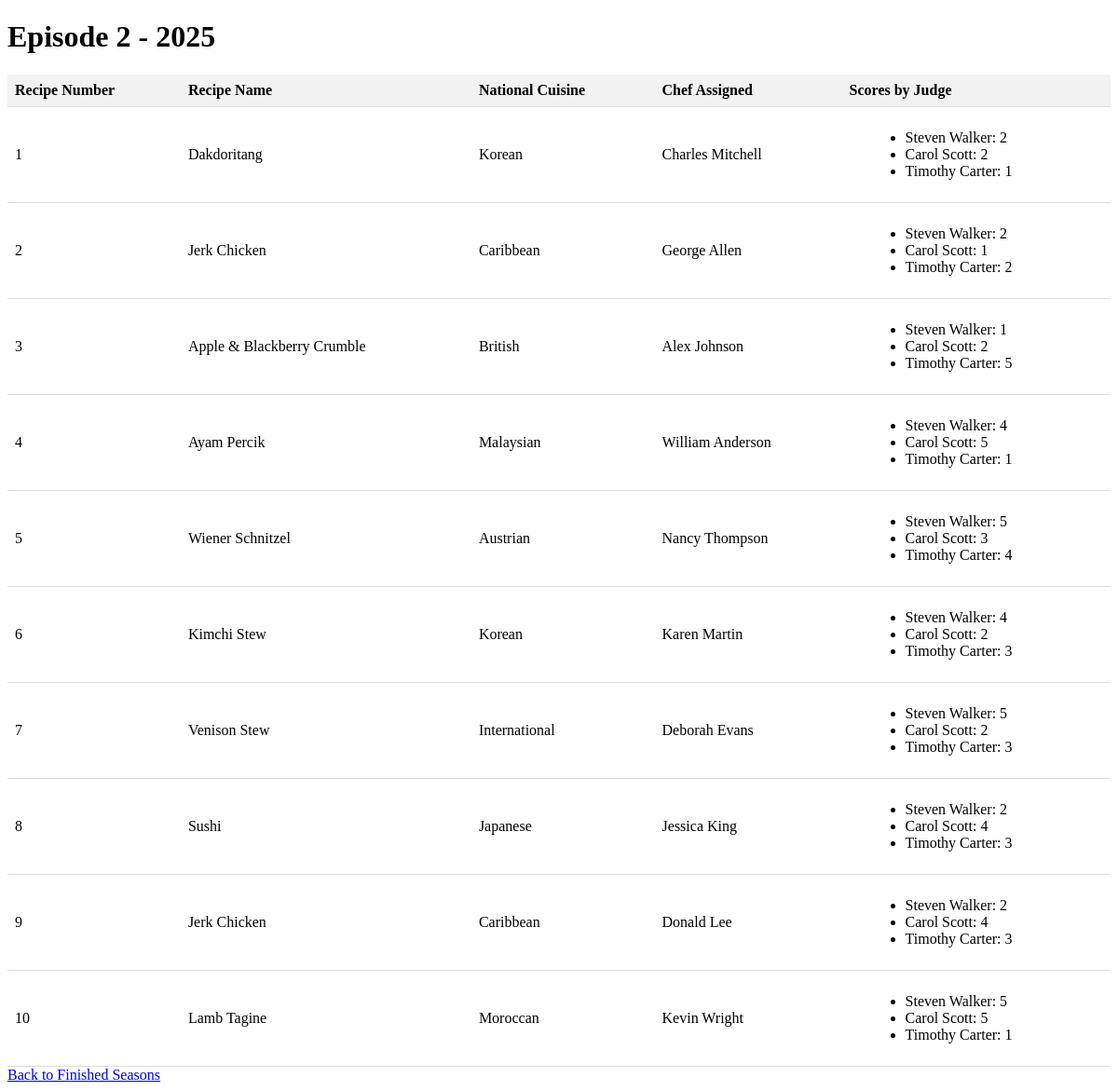
/view_episode/2025/2 (signed in), run on the app's committed database.
### tables this page shows
CREATE TABLE episode_recipes (
    episodeYear INTEGER,
    episodeNumber INTEGER,
    recipeNumber INTEGER CHECK (recipeNumber BETWEEN 1 AND 10), --dificulty of the dish,
    recipeName VARCHAR(64),
    recipeNationalCuisine VARCHAR(64),
    chefAssignedToRecipeId INTEGER,
    PRIMARY KEY (episodeYear, episodeNumber, recipeNumber),
    FOREIGN KEY (episodeYear, episodeNumber) REFERENCES episodes(episodeYear, episodeNumber),
    FOREIGN KEY (recipeName) REFERENCES recipes(name),
    FOREIGN KEY (chefAssignedToRecipeId) REFERENCES chefs(id)
    FOREIGN KEY (recipeNationalCuisine) REFERENCES nationalCuisines(name)
);

### app.py (the view)
@app.route('/view_episode/<int:episode_year>/<int:episode_number>')
def view_episode(episode_year, episode_number):
    if 'username' not in session or not session['isAdmin']:
        return redirect(url_for('index'))
    conn = get_db_connection()
    cursor = conn.cursor()
    cursor.execute('''
        SELECT er.episodeYear, er.episodeNumber, er.recipeNumber, er.recipeName, er.recipeNationalCuisine, c.firstName || ' ' || c.lastName AS chefName
        FROM episode_recipes er
        LEFT JOIN chefs c ON er.chefAssignedToRecipeId = c.id
        WHERE er.episodeYear = ? AND er.episodeNumber = ?
    ''', (episode_year, episode_number))
    recipes = cursor.fetchall()
    cursor.execute('''
        SELECT rs.recipeNumber, rs.judgeNumber, rs.score, j.firstName || ' ' || j.lastName AS judgeName
        FROM recipe_score rs
        LEFT JOIN chefs j ON rs.judgeId = j.id
        WHERE rs.episodeYear = ? AND rs.episodeNumber = ?
    ''', (episode_year, episode_number))
    scores = cursor.fetchall()
    cursor.close()
    conn.close()
    if not recipes:
        flash('No recipes found for this episode', 'error')
        return redirect(url_for('view_finished_seasons'))
    scores_dict = {}
    for score in scores:
        recipe_number, judge_number, score_value, judge_name = score
        if recipe_number not in scores_dict:
            scores_dict[recipe_number] = []
        scores_dict[recipe_number].append((judge_name, score_value))
    return render_template('view_episode.html', episode_year=episode_year, episode_number=episode_number, recipes=recipes, scores=scores_dict)

### app.py (called while the page is built)
def get_db_connection():
    conn = sqlite3.connect('example.db')
    return conn

### templates/view_episode.html (shortened to what this page needs)
<!DOCTYPE html>
<html lang="en">
<head>
</head>
<body>
    <h1>Episode {{ episode_number }} - {{ episode_year }}</h1>
    <table>
        <tr>
            <th>Recipe Number</th>
            <th>Recipe Name</th>
            <th>National Cuisine</th>
            <th>Chef Assigned</th>
            <th>Scores by Judge</th>
        </tr>
        {% for recipe in recipes %}
            <tr>
                <td>{{ recipe[2] }}</td>
                <td>{{ recipe[3] }}</td>
                <td>{{ recipe[4] }}</td>
                <td>{{ recipe[5] }}</td>
                <td>
                    <ul class="scores">
                        {% for score in scores.get(recipe[2], []) %}
                            <li>{{ score[0] }}: {{ score[1] }}</li>
                        {% endfor %}
                    </ul>
                </td>
            </tr>
        {% endfor %}
    </table>
    <a href="{{ url_for('view_finished_seasons') }}" class="back-button">Back to Finished Seasons</a>
</body>
</html>

### templates/view_episode.html (style rules this page uses)
.back-button { margin-top: 20px; }
table { width: 100%; border-collapse: collapse; }
th, td { padding: 8px; text-align: left; border-bottom: 1px solid #ddd; }
th { background-color: #f2f2f2; }
.scores { margin-left: 20px; }

### data on the page
episode_recipes: recipeNumber "1", recipeName "Dakdoritang", recipeNationalCuisine "Korean", recipe "Charles Mitchell", score "Steven Walker" "Carol Scott" "Timothy Carter", score "2" "2" "1"
episode_recipes: recipeNumber "2", recipeName "Jerk Chicken", recipeNationalCuisine "Caribbean", recipe "George Allen", score "Steven Walker" "Carol Scott" "Timothy Carter", score "2" "1" "2"
episode_recipes: recipeNumber "3", recipeName "Apple & Blackberry Crumble", recipeNationalCuisine "British", recipe "Alex Johnson", score "Steven Walker" "Carol Scott" "Timothy Carter", score "1" "2" "5"
episode_recipes: recipeNumber "4", recipeName "Ayam Percik", recipeNationalCuisine "Malaysian", recipe "William Anderson", score "Steven Walker" "Carol Scott" "Timothy Carter", score "4" "5" "1"
episode_recipes: recipeNumber "5", recipeName "Wiener Schnitzel", recipeNationalCuisine "Austrian", recipe "Nancy Thompson", score "Steven Walker" "Carol Scott" "Timothy Carter", score "5" "3" "4"
episode_recipes: recipeNumber "6", recipeName "Kimchi Stew", recipeNationalCuisine "Korean", recipe "Karen Martin", score "Steven Walker" "Carol Scott" "Timothy Carter", score "4" "2" "3"
episode_recipes: recipeNumber "7", recipeName "Venison Stew", recipeNationalCuisine "International", recipe "Deborah Evans", score "Steven Walker" "Carol Scott" "Timothy Carter", score "5" "2" "3"
episode_recipes: recipeNumber "8", recipeName "Sushi", recipeNationalCuisine "Japanese", recipe "Jessica King", score "Steven Walker" "Carol Scott" "Timothy Carter", score "2" "4" "3"
episode_recipes: recipeNumber "9", recipeName "Jerk Chicken", recipeNationalCuisine "Caribbean", recipe "Donald Lee", score "Steven Walker" "Carol Scott" "Timothy Carter", score "2" "4" "3"
episode_recipes: recipeNumber "10", recipeName "Lamb Tagine", recipeNationalCuisine "Moroccan", recipe "Kevin Wright", score "Steven Walker" "Carol Scott" "Timothy Carter", score "5" "5" "1"

### other printed values
{{ episode_number }} "2"
{{ episode_year }} "2025"
